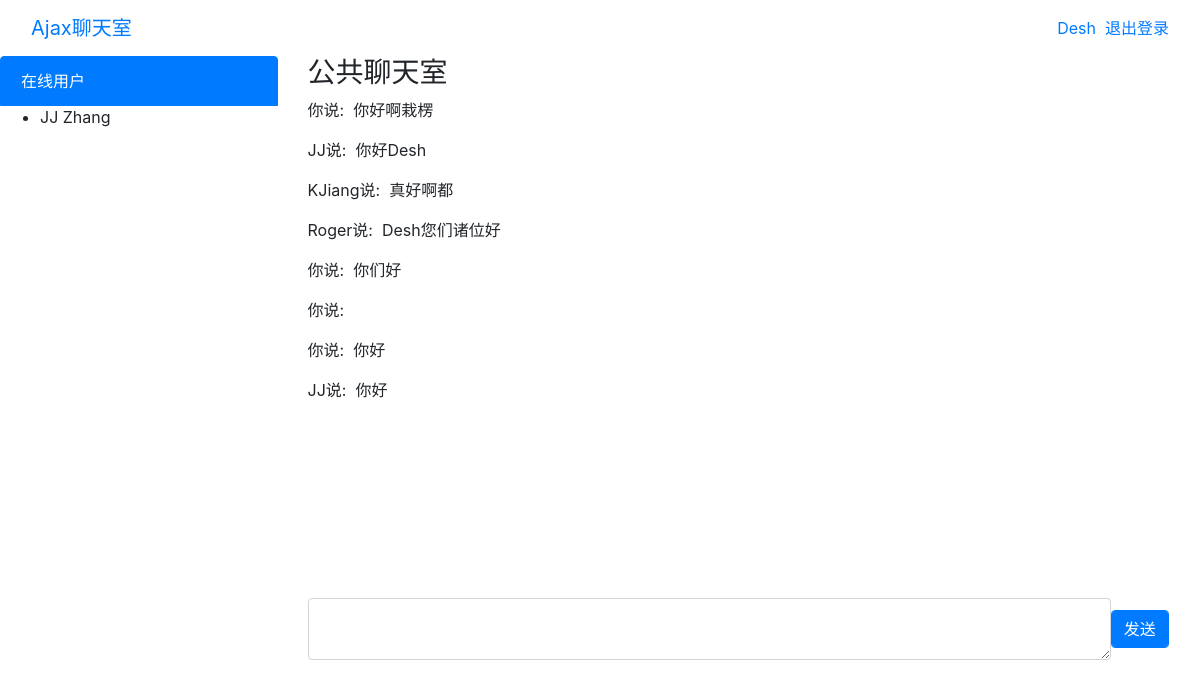
The page /pages/main.php (signed in) on the database its author committed.
### tables this page shows
CREATE TABLE `usr_info` (
  `usr_id` varchar(45) NOT NULL,
  `usr_name` varchar(45) DEFAULT NULL,
  `psw` varchar(45) DEFAULT NULL,
  `iflog` int(11) DEFAULT '0',
  PRIMARY KEY (`usr_id`)
);

CREATE TABLE `message` (
  `usr_id` varchar(45) NOT NULL,
  `message` varchar(999) DEFAULT NULL
);

### pages/main.php (the view, shortened to what this page needs)
<?php
  include '../include/db.php';
  $usr_id = $_SESSION['user'][$_SESSION['online']];
?>
<!DOCTYPE html>
<html>
<head>
<link rel="stylesheet" href="../css/bootstrap.css"/>
</head>
<body>
<nav class="navbar navbar-fixed-top">
        <div class="container-fluid">
            <div class="navbar-header">
                <a class="navbar-brand" href="login.php">Ajax聊天室</a>
            </div>
            <div class="pull-right">
                <a href="../include/logout.php"><?php echo $usr_id; ?>&nbsp;&nbsp;退出登录<span class="sr-only">(current)</span></a>
            </div>
        </div>
    </nav>
    <div class="row">
            <div class="col-md-3">
                <div class="list-group" id="onlineList" style="height: 640px;overflow-y:scroll;">
                    <a href="#" class="list-group-item active">在线用户</a>
                    <ul>
                      <?php
                        $sql = "SELECT * FROM usr_info WHERE iflog=1;";
                        $res = mysqli_query($conn, $sql);
                        if(mysqli_num_rows($res) > 0){
                          while($row = mysqli_fetch_assoc($res)){
                            echo "<li>";
                            echo $row['usr_name'];
                            echo "</li>";
                          }
                        }
                      ?>
                    </ul>
                </div>
            </div>
            <div class="col-md-9">
                <div class="panel panel-default">
                    <div class="panel-heading">
                        <h3 class="panel-title">公共聊天室</h3>
                    </div>
                    <div class="panel-body">
                        <div class="well" style="height: 500px;overflow-y:scroll;" id="room">
                            <?php
                              $sql = "SELECT * FROM message;";
                              $m = mysqli_query($conn, $sql);
                              if(mysqli_num_rows($m) > 0){
                                while ($row = mysqli_fetch_assoc($m)){
                                  if($row['usr_id'] == $usr_id){
                                    echo "<p class='pull-right'>";
                                    echo "你说:&nbsp;&nbsp;";
                                    echo $row['message'];
                                    echo "</p>";
                                  }else{
                                    echo "<p>";
                                    echo $row['usr_id'];
                                    echo "说:&nbsp;&nbsp;";
                                    echo $row['message'];
                                    echo "</p>";
                                  }
                                }
                            }else{
                                echo "还没有人说话呢 快来做第一个说话的人!";
                            }
                            ?>
                        </div>
                        <form class="form-inline">
                            <textarea class="form-control" id="message" style="width: 90%;"></textarea>
                            <button class="btn btn-primary form-control" type="button" id="btSend" style="width: auto;">发送</button>
                        </form>
                    </div>
                </div>
            </div>
        </div>
</body>
</html>

### rows shown on the page
usr_info: usr_name "JJ Zhang"
message: message "你好啊栽楞"
message: usr "JJ", message "你好Desh"
message: usr "KJiang", message "真好啊都"
message: usr "Roger", message "Desh您们诸位好"
message: message "你们好"
message: message "你好"
message: usr "JJ", message "你好"

### other values the page prints
$usr_id "Desh"
